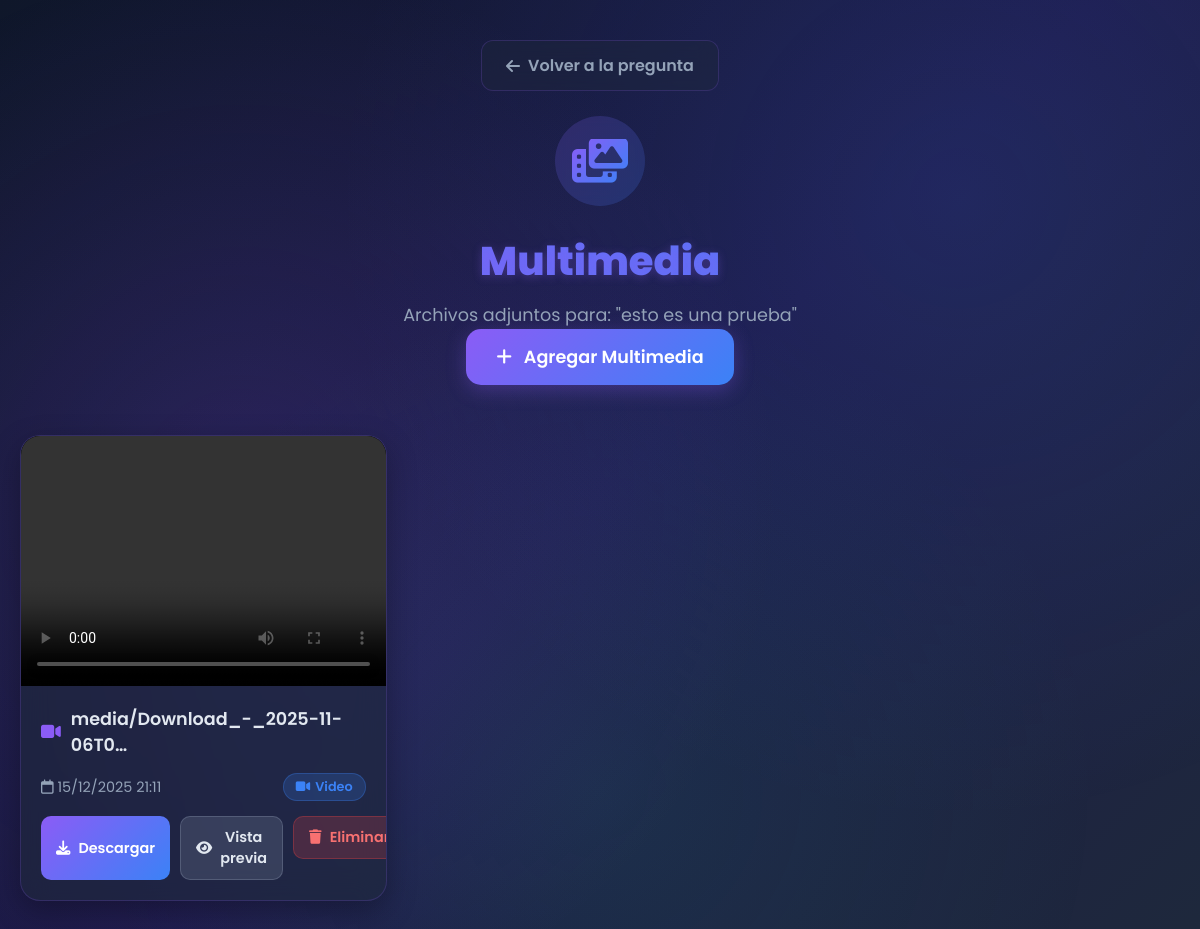
Screenshot of /lista_medias/9/ (signed in) with the database file from the repository.
### core/models.py (models this page shows, shortened)
class Pregunta(models.Model):
    encuesta = models.ForeignKey(Encuesta, on_delete=models.CASCADE, related_name='preguntas', null=True)
    pregunta = models.TextField(null=True)

class Media(models.Model):
    TIPO_MEDIA = (
        ('LOCAL', 'Archivo Local'),
        ('YOUTUBE', 'YouTube'),
    )
    nombre = models.CharField(max_length=200, blank=True, null=True)
    tipo_media = models.CharField(max_length=10, choices=TIPO_MEDIA, default='LOCAL')
    archivo = models.FileField(upload_to='media/', blank=True, null=True)
    url_youtube = models.URLField(blank=True, null=True)
    pregunta = models.ForeignKey('Pregunta', on_delete=models.CASCADE, related_name='medias', null=True)
    fecha_creacion = models.DateTimeField(auto_now_add=True)

### core/views.py (the view)
# urls.py: path('lista_medias/<int:pregunta_id>/', views.lista_medias, name='lista_medias'),
@login_required
def lista_medias(request, pregunta_id):
    pregunta = get_object_or_404(Pregunta, id=pregunta_id)
    medias = Media.objects.filter(pregunta=pregunta).order_by('-fecha_creacion')
    media_list = []
    for media in medias:
        media_dict = {
            'id': media.id,
            'nombre': media.nombre,
            'tipo_media': media.tipo_media,
            'archivo': media.archivo,
            'url_youtube': media.url_youtube,
            'fecha_creacion': media.fecha_creacion,
            'embed_url': None,
        }
        if media.tipo_media == 'YOUTUBE':
            media_dict['embed_url'] = media.get_youtube_embed_url()
        media_list.append(media_dict)
    return render(request, 'listar/lista_medias.html', {
        'pregunta': pregunta,
        'medias': media_list  # Pasar la lista procesada
    })

### core/templates/listar/lista_medias.html (shortened to what this page needs)
<!DOCTYPE html>
<html lang="es">
<head>
    <link rel="stylesheet" href="https://cdnjs.cloudflare.com/ajax/libs/font-awesome/6.4.0/css/all.min.css">
</head>
<body>
    <div class="container">
        <div class="header-section">
            <a href="{% url 'lista_preguntas' encuesta_id=pregunta.encuesta.id %}" class="back-link">
                <i class="fas fa-arrow-left"></i>
                Volver a la pregunta
            </a>
            <div class="header-icon">
                <i class="fas fa-photo-video"></i>
            </div>
            <h1 class="page-title">Multimedia</h1>
            <p class="page-subtitle">
                Archivos adjuntos para: "{{ pregunta.pregunta|truncatechars:50 }}"
            </p>
            <div class="upload-section">
                <a href="{% url 'crear_media' pregunta_id=pregunta.id %}" class="btn-upload-main">
                    <i class="fas fa-plus"></i>
                    Agregar Multimedia
                </a>
            </div>
        </div>
        {% if medias %}
        <div class="media-grid">
            {% for media in medias %}
            <div class="media-card">
                <div class="media-preview-container">
                    <div class="media-preview">
                        {% if media.tipo_media == 'YOUTUBE' and media.embed_url %}
                            <div class="youtube-player">
                                <iframe
                                    src="{{ media.embed_url }}"
                                    frameborder="0"
                                    allow="accelerometer; autoplay; clipboard-write; encrypted-media; gyroscope; picture-in-picture"
                                    allowfullscreen
                                    loading="lazy">
                                </iframe>
                            </div>
                        {% elif media.tipo_media == 'LOCAL' and media.archivo %}
                            {% if media.archivo.url|lower|slice:'-4:' == '.mp4' or media.archivo.url|lower|slice:'-5:' == '.webm' or media.archivo.url|lower|slice:'-4:' == '.avi' or media.archivo.url|lower|slice:'-4:' == '.mov' or media.archivo.url|lower|slice:'-4:' == '.mkv' %}
                                <div class="local-video-player">
                                    <video controls preload="metadata">
                                        <source src="{{ media.archivo.url }}" type="video/mp4">
                                    </video>
                                </div>
                            {% else %}
                                <img src="{{ media.archivo.url }}"
                                     alt="{{ media.nombre|default:'Imagen' }}"
                                     loading="lazy"
                                     onclick="previewLocalMedia(this)">
                            {% endif %}
                        {% else %}
                            <div class="placeholder">
                                <i class="fas fa-exclamation-triangle"></i>
                                <p>Contenido no disponible</p>
                            </div>
                        {% endif %}
                    </div>
                </div>
                <div class="media-info">
                    <h3 class="media-title">
                        <i class="fas {% if media.tipo_media == 'YOUTUBE' %}fa-youtube{% elif media.archivo.url|lower|slice:'-4:' == '.mp4' or media.archivo.url|lower|slice:'-5:' == '.webm' or media.archivo.url|lower|slice:'-4:' == '.avi' or media.archivo.url|lower|slice:'-4:' == '.mov' %}fa-video{% else %}fa-image{% endif %}"></i>
                        {{ media.nombre|default:media.archivo.name|truncatechars:30 }}
                    </h3>
                    <div class="media-meta">
                        <span>
                            <i class="far fa-calendar"></i>
                            {{ media.fecha_creacion|date:"d/m/Y H:i" }}
                        </span>
                        <span class="media-type
                            {% if media.tipo_media == 'YOUTUBE' %}type-youtube
                            {% elif media.archivo.url|lower|slice:'-4:' == '.mp4' or media.archivo.url|lower|slice:'-5:' == '.webm' or media.archivo.url|lower|slice:'-4:' == '.avi' or media.archivo.url|lower|slice:'-4:' == '.mov' %}type-local-video
                            {% else %}type-local-image{% endif %}">
                            <i class="fas
                                {% if media.tipo_media == 'YOUTUBE' %}fa-youtube
                                {% elif media.archivo.url|lower|slice:'-4:' == '.mp4' or media.archivo.url|lower|slice:'-5:' == '.webm' or media.archivo.url|lower|slice:'-4:' == '.avi' or media.archivo.url|lower|slice:'-4:' == '.mov' %}fa-video
                                {% else %}fa-image{% endif %}"></i>
                            {% if media.tipo_media == 'YOUTUBE' %}
                                YouTube
                            {% elif media.archivo.url|lower|slice:'-4:' == '.mp4' or media.archivo.url|lower|slice:'-5:' == '.webm' or media.archivo.url|lower|slice:'-4:' == '.avi' or media.archivo.url|lower|slice:'-4:' == '.mov' %}
                                Video
                            {% else %}
                                Imagen
                            {% endif %}
                        </span>
                    </div>
                    <div class="media-actions">
                        {% if media.tipo_media == 'YOUTUBE' and media.url_youtube %}
                            <a href="{{ media.url_youtube }}" target="_blank" class="btn btn-youtube">
                                <i class="fab fa-youtube"></i>
                                Ver en YouTube
                            </a>
                        {% elif media.tipo_media == 'LOCAL' and media.archivo %}
                            <a href="{{ media.archivo.url }}" download class="btn btn-download">
                                <i class="fas fa-download"></i>
                                Descargar
                            </a>
                        {% endif %}
                        <button class="btn btn-preview"
                                onclick="previewMedia(this)"
                                data-media-type="{% if media.tipo_media == 'YOUTUBE' %}youtube{% else %}local{% endif %}"
                                data-media-url="{% if media.tipo_media == 'YOUTUBE' %}{{ media.embed_url|default:'' }}{% else %}{{ media.archivo.url|default:'' }}{% endif %}"
                                data-is-video="{% if media.tipo_media == 'YOUTUBE' %}true{% elif media.archivo.url|lower|slice:'-4:' == '.mp4' or media.archivo.url|lower|slice:'-5:' == '.webm' or media.archivo.url|lower|slice:'-4:' == '.avi' or media.archivo.url|lower|slice:'-4:' == '.mov' %}true{% else %}false{% endif %}">
                            <i class="fas fa-eye"></i>
                            Vista previa
                        </button>
                        <form method="POST" action="{% url 'eliminar_media' media.id %}"
                              style="display: inline;"
                              onsubmit="return confirm('¿Estás seguro de eliminar este archivo?');">
                            <button type="submit" class="btn btn-delete">
                                <i class="fas fa-trash"></i>
                                Eliminar
                            </button>
                        </form>
                    </div>
                </div>
            </div>
            {% endfor %}
        </div>
        {% endif %}
    </div>
</body>
</html>

### rows the page displays
Pregunta: pregunta "esto es una prueba"
Media: tipo_media "LOCAL" (drawn), fecha_creacion "15/12/2025 21:11"

### other values shown
{{ media.nombre|default:media.archivo.name|truncatechars:30 }} "media/Download_-_2025-11-06T0…"
